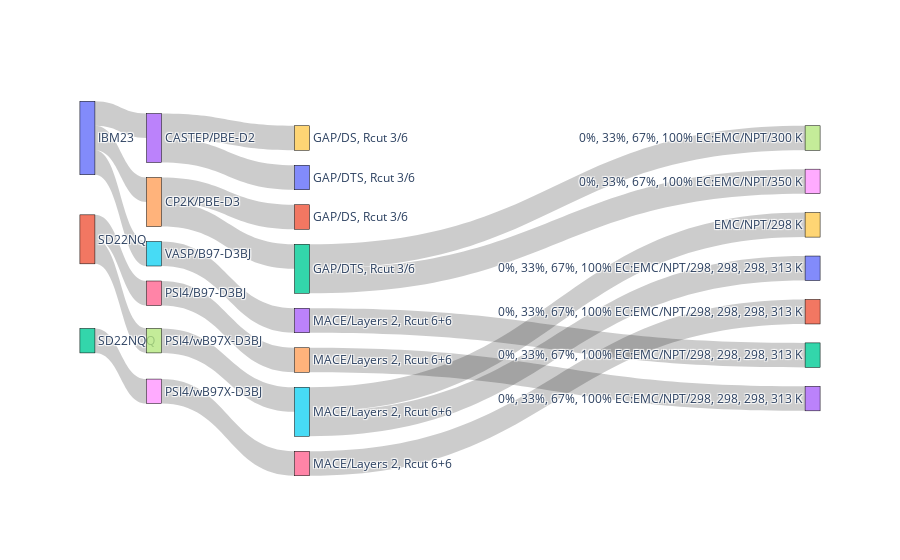

This figure's notebook cell:
### Code cell
ze.zdb.plot()

### Figure 1 — Plotly figure (JSON) as saved in the notebook; plotly's stock layout.template omitted (floating-point values rounded to 4 significant figures)
{"data": [{"arrangement": "snap", "link": {"source": [0, 0, 0, 1, 1, 2, 3, 3, 4, 4, 5, 6, 7, 8, 12, 12, 13, 14, 15, 15, 16], "target": [3, 4, 5, 6, 7, 8, 9, 10, 11, 12, 13, 14, 15, 16, 17, 18, 22, 23, 19, 20, 21], "value": [1, 1, 1, 1, 1, 1, 1, 1, 1, 1, 1, 1, 1, 1, 1, 1, 1, 1, 1, 1, 1]}, "node": {"customdata": ["ac1@10835267", "ac1@10712131", "ac2@10712131", "td1@10835267", "td2@10835267", "td1@10712131", "td2@10712131", "td3@10712131", "td4@10712131", "ml1@10835267", "ml2@10835267", "ml3@10835267", "ml4@10835267", "ml1@10712131", "ml2@10712131", "ml3@10712131", "ml4@10712131", "md1@10835267", "md2@10835267", "md1@10712131", "md2@10712131", "md3@10712131", "md4@10712131", "md5@10712131"], "hovertemplate": "%{customdata}", "label": ["IBM23", "SD22NQ", "SD22NQQ", "CASTEP/PBE-D2", "CP2K/PBE-D3", "VASP/B97-D3BJ", "PSI4/B97-D3BJ", "PSI4/wB97X-D3BJ", "PSI4/wB97X-D3BJ", "GAP/DS, Rcut 3/6", "GAP/DTS, Rcut 3/6", "GAP/DS, Rcut 3/6", "GAP/DTS, Rcut 3/6", "MACE/Layers 2, Rcut 6+6", "MACE/Layers 2, Rcut 6+6", "MACE/Layers 2, Rcut 6+6", "MACE/Layers 2, Rcut 6+6", "0%, 33%, 67%, 100% EC:EMC/NPT/300 K", "0%, 33%, 67%, 100% EC:EMC/NPT/350 K", "EMC/NPT/298 K", "0%, 33%, 67%, 100% EC:EMC/NPT/298, 298, 298, 313 K", "0%, 33%, 67%, 100% EC:EMC/NPT/298, 298, 298, 313 K", "0%, 33%, 67%, 100% EC:EMC/NPT/298, 298, 298, 313 K", "0%, 33%, 67%, 100% EC:EMC/NPT/298, 298, 298, 313 K"], "line": {"color": "black", "width": 0.5}, "pad": 15, "thickness": 15, "x": [0.01, 0.01, 0.01, 0.1, 0.1, 0.1, 0.1, 0.1, 0.1, 0.3, 0.3, 0.3, 0.3, 0.3, 0.3, 0.3, 0.3, 0.99, 0.99, 0.99, 0.99, 0.99, 0.99, 0.99], "y": [0.1, 0.3667, 0.6333, 0.1, 0.2333, 0.3667, 0.5, 0.6333, 0.7667, 0.1, 0.2, 0.3, 0.4, 0.5, 0.6, 0.7, 0.8, 0.1, 0.2143, 0.3286, 0.4429, 0.5571, 0.6714, 0.7857]}, "type": "sankey"}], "layout": {}}
